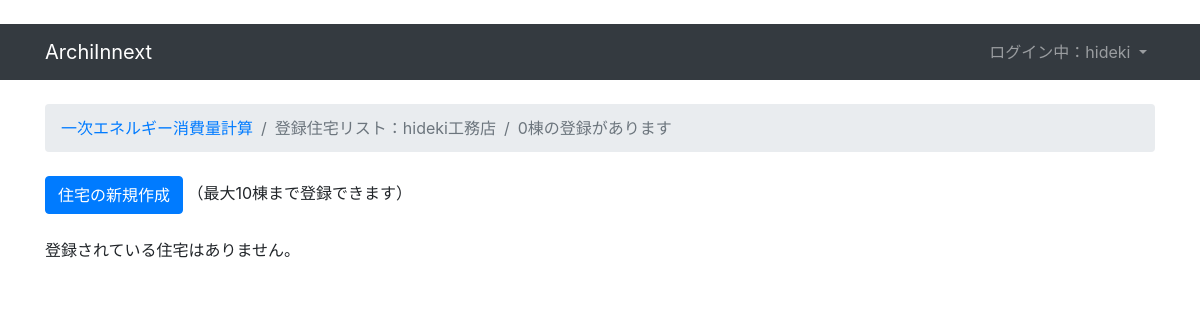
The page /builder/1/detail/ (signed in) on the database as committed earlier.
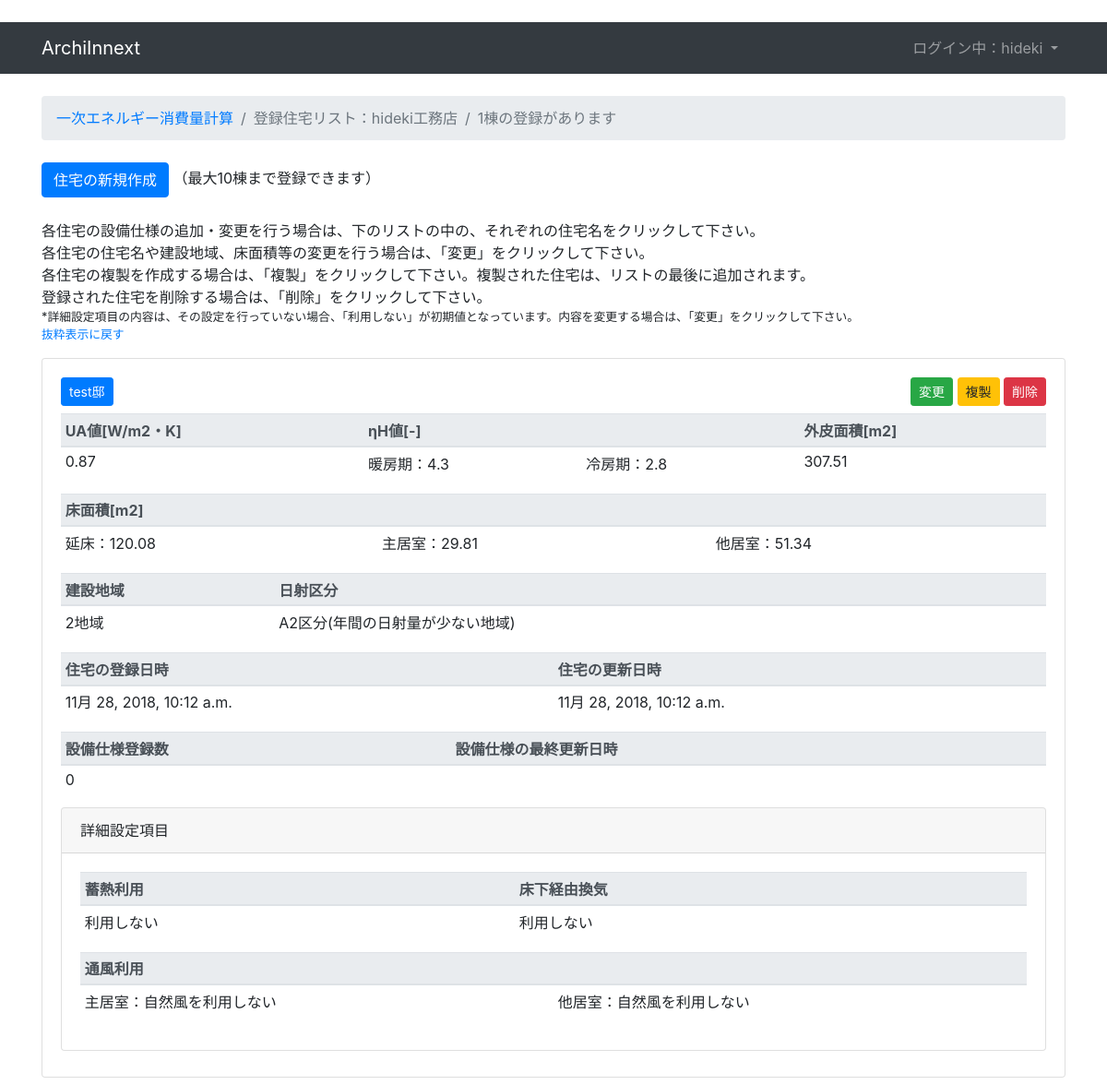
The same page on the database as committed later.
### pecbyapi/models.py (models this page shows, shortened)
class HouseBasic(models.Model):
    builder = models.ForeignKey(HouseBuilder, on_delete=models.CASCADE, related_name='houses')
    name = models.CharField('住宅名', max_length=200, default="○○○○邸", help_text="住宅名を入力してください（最大100字）")
    create_date = models.DateTimeField('住宅登録日時', auto_now_add=True)
    update_date = models.DateTimeField('住宅更新日時', auto_now=True)
    REGION_LIST = (
        ('1', '1地域'),
        ('2', '2地域'),
        ('3', '3地域'),
        ('4', '4地域'),
        ('5', '5地域'),
        ('6', '6地域'),
        ('7', '7地域'),
        ('8', '8地域'),
    )
    region = models.CharField(
        '建設地域', max_length=1, choices=REGION_LIST, blank=False, default="2",
        help_text="省エネルギー基準地域区分（1～8）を指定してください。")
    ANNUALSOLARLEVEL_LIST = (
        ('A1', 'A1区分(年間の日射量が特に少ない地域)'),
        ('A2', 'A2区分(年間の日射量が少ない地域)'),
        ('A3', 'A3区分(年間の日射量が中程度の地域)'),
        ('A4', 'A4区分(年間の日射量が多い地域)'),
        ('A5', 'A5区分(年間の日射量が特に多い地域)'),
    )
    annual_solar_level = models.CharField(
        '日射地域区分', max_length=2, choices=ANNUALSOLARLEVEL_LIST, blank=False, default="A2",
        help_text="年間日射地域区分（A1～A5）を指定してください。")
    HEATSTORAGE_LIST = (
        ('HeatStorage', '利用する'),
        ('None', '利用しない'),
    )
    heat_storage = models.CharField(
        '蓄熱利用', max_length=11, choices=HEATSTORAGE_LIST, blank=False, default="None",
        help_text="蓄熱利用の有無を指定してください。")
    UNDERFLOORVENTILATION_LIST = (
        ('AlwaysOn', '通年利用する'),
        ('None', '利用しない'),
    )
    under_floor_ventilation = models.CharField(
        '床下経由換気の採用', max_length=8, choices=UNDERFLOORVENTILATION_LIST, blank=False, default="None",
        help_text="床下換気システム利用の有無を指定してください。")
    under_floor_ventilation_area_rate = models.IntegerField(
        '床下経由換気の面積割合[%]', default=0, blank=False,
        help_text="外気が経由する床下の面積の割合を％(1～100までの整数)で入力してください。")
    NATURALWIND_LIST = (
        ('0', '自然風を利用しない'),
        ('5', '自然風を利用する（換気回数5回/h相当以上）'),
        ('20', '自然風を利用する（換気回数20回/h相当以上）'),
    )
    ldk_natural_wind = models.CharField(
        '主居室の通風利用', max_length=2, choices=NATURALWIND_LIST, blank=False, default="0",
        help_text="主居室の自然風による1時間あたりの換気回数を指定してください。")
    oth_natural_wind = models.CharField(
        '他居室の通風利用', max_length=2, choices=NATURALWIND_LIST, blank=False, default="0",
        help_text="他居室の自然風による1時間あたりの換気回数を指定してください。")
    total_area = models.DecimalField(
        '延床面積[m2]', max_digits=5, decimal_places=2, default=120.08,
        help_text="延床面積（主居室、他居室、非居室の合計）を、小数点以下2桁まで入力して下さい。")
    ldk_area = models.DecimalField(
        '主居室床面積[m2]', max_digits=5, decimal_places=2, default=29.81,
        help_text="主居室の床面積を、小数点以下2桁まで入力して下さい。")
    oth_area = models.DecimalField(
        '他居室床面積[m2]', max_digits=5, decimal_places=2, default=51.34,
        help_text="他居室の床面積を、小数点以下2桁まで入力して下さい。")
    total_envelope_area = models.DecimalField(
        '外皮面積の合計[m2]', max_digits=5, decimal_places=2, default=307.51,
        help_text="天井、外壁、床、開口部等、すべての外皮面積の合計を、小数点以下2桁まで入力して下さい。")
    ua_value = models.DecimalField(
        'UA値[W/m2・K]', max_digits=3, decimal_places=2, default=0.87,
        help_text="外皮平均熱貫流率(UA値)を、小数点以下2桁まで入力して下さい。")
    winter_ha_value = models.DecimalField(
        '暖房期ηAH値[-]', max_digits=2, decimal_places=1, default=4.3,
        help_text="暖房期平均日射熱取得率(ηAH値)を、小数点以下1桁まで入力して下さい。")
    summer_ha_value = models.DecimalField(
        '冷房期ηAC値[-]', max_digits=2, decimal_places=1, default=2.8,
        help_text="冷房期平均日射熱取得率(ηAC値)を、小数点以下1桁まで入力して下さい。")
    def get_registered_specs(self):
        return HouseSpec.objects.filter(house=self).count()
    def get_last_updated(self):
        return HouseSpec.objects.filter(house=self).order_by('-update_date').first()

### pecbyapi/views.py (the view)
# urls.py: url(r'^builder/(?P<pk>\d+)/detail/$', views.house_list_detail, name='house_list_detail')
@login_required
def house_list_detail(request, pk):
    builder = get_object_or_404(HouseBuilder, pk=pk)
    houses = HouseBasic.objects.filter(builder=builder)
    context = {'builder': builder, 'house':houses}
    return render(request, 'house_list_detail.html', context)

### templates/house_list_detail.html (shortened to what the changed rows need)
﻿{% extends 'base.html' %}
{% block breadcrumb %}
  <li class="breadcrumb-item"><a href="{% url 'home' %}">一次エネルギー消費量計算</a></li>
  <li class="breadcrumb-item active">登録住宅リスト：{{ builder.name }}</li>
  <li class="breadcrumb-item active">{{ house.all.count }}棟の登録があります</li>
{% endblock %}
{% block content %}
  <div class="mb-4">
    <a href="{% url 'house_new' builder.pk %}" class="btn btn-primary" data-toggle="tooltip" data-placement="bottom" title="クリックすると住宅の新規作成画面に移ります">
    </a>
      （最大10棟まで登録できます）
  </div>
{% if house.all.count %}
    <p>
        各住宅の設備仕様の追加・変更を行う場合は、下のリストの中の、それぞれの住宅名をクリックして下さい。<br />
        各住宅の住宅名や建設地域、床面積等の変更を行う場合は、「変更」をクリックして下さい。<br />
        各住宅の複製を作成する場合は、「複製」をクリックして下さい。複製された住宅は、リストの最後に追加されます。<br />
        登録された住宅を削除する場合は、「削除」をクリックして下さい。<br />
    <small>
        *詳細設定項目の内容は、その設定を行っていない場合、「利用しない」が初期値となっています。内容を変更する場合は、「変更」をクリックして下さい。<br />
        <a href="{% url 'house_list' builder.pk %} ">抜粋表示に戻す</a>
    </small>
    </p>
{% for i in house.all %}
    <div class="card mb-2">
      <div class="card-body">
        <div class="row mb-2">
            <div class="col-8">
                <div>
                    <a href="{% url 'spec_list' builder.pk i.pk %}" class="btn btn-primary btn-sm" data-toggle="tooltip" data-placement="bottom" title="性能・設備仕様の追加・変更を行います">
                    {{ i.name }}
                    </a>
                </div>
            </div>
            <div class="col-4 text-right">
                <div>
                    <a href="{% url 'house_update_detail' builder.pk i.pk %}" class="btn btn-success btn-sm" data-toggle="tooltip" data-placement="bottom" title="住宅名や建設地域、床面積等の変更を行います">変更</a>
                    <a href="{% url 'house_copy' builder.pk i.pk %}" class="btn btn-warning btn-sm" data-toggle="tooltip" data-placement="bottom" title="複製された住宅はリストの最後に追加されます">複製</a>
                    <a href="{% url 'house_confirm_delete' builder.pk i.pk %}" class="btn btn-danger btn-sm" data-toggle="tooltip" data-placement="bottom" title="登録された住宅が削除されます">削除</a>
                </div>
            </div>
        </div>
        <table class="table table-sm">
            <thead class="thead-light">
                <tr>
                    <th>UA値[W/m2・K]</th>
                    <th colspan="2">ηH値[-]</th>
                    <th>外皮面積[m2]</th>
                </tr>
            </thead>
            <tbody>
                <tr>
                    <td>{{ i.ua_value }}</td>
                    <td>暖房期：{{ i.winter_ha_value }}</td>
                    <td>冷房期：{{ i.summer_ha_value }}</td>
                    <td>{{ i.total_envelope_area }}</td>
                </tr>
            </tbody>
        </table>
        <table class="table table-sm">
            <thead class="thead-light">
                <tr>
                    <th colspan="3">床面積[m2]</th>
                </tr>
            </thead>
            <tbody>
                <tr>
                    <td>延床：{{ i.total_area }}</td>
                    <td>主居室：{{ i.ldk_area }}</td>
                    <td>他居室：{{ i.oth_area }}</td>
                </tr>
            </tbody>
        </table>
        <table class="table table-sm">
            <thead class="thead-light">
                <tr>
                    <th>建設地域</th>
                    <th>日射区分</th>
                </tr>
            </thead>
            <tbody>
                <tr>
                    <td>{{ i.get_region_display }}</td>
                    <td>{{ i.get_annual_solar_level_display }}</td>
                </tr>
            </tbody>
        </table>
        <table class="table table-sm">
            <thead class="thead-light">
                <tr>
                    <th>住宅の登録日時</th>
                    <th>住宅の更新日時</th>
                </tr>
            </thead>
            <tbody>
                <tr>
                    <td>{{ i.create_date }}</td>
                    <td>{{ i.update_date }}</td>
                </tr>
            </tbody>
        </table>
        <table class="table table-sm">
            <thead class="thead-light">
                <tr>
                    <th>設備仕様登録数</th>
                    <th>設備仕様の最終更新日時</th>
                </tr>
            </thead>
            <tbody>
                <tr>
                    <td>{{ i.get_registered_specs }}</td>
                    <td>{{ i.get_last_updated.update_date }}</td>
                </tr>
            </tbody>
        </table>
        <div class="card mb-2">
            <div class="card-header">
                詳細設定項目
            </div>
            <div class="card-body">
                <table class="table table-sm">
                    <thead class="thead-light">
                        <tr>
                            <th>蓄熱利用</th>
                            <th>床下経由換気</th>
                        </tr>
                    </thead>
                    <tbody>
                        <tr>
                            <td>{{ i.get_heat_storage_display }}</td>
                            {% if i.under_floor_ventilation == 'AlwaysOn' %}
                                <td>{{ i.get_under_floor_ventilation_display }}（面積割合：{{ i.under_floor_ventilation_area_rate }}%）</td>
                            {% else %}
                                <td>{{ i.get_under_floor_ventilation_display }}</td>
                            {% endif %}
                        </tr>
                    </tbody>
                </table>
                <table class="table table-sm">
                    <thead class="thead-light">
                        <tr>
                            <th colspan="2">通風利用</th>
                        </tr>
                    </thead>
                    <tbody>
                        <tr>
                            <td>主居室：{{ i.get_ldk_natural_wind_display }}</td>
                            <td>他居室：{{ i.get_oth_natural_wind_display }}</td>
                        </tr>
                    </tbody>
                </table>
            </div>
        </div>
      </div>
    </div>
{% endfor %}
{% else %}
    <p>登録されている住宅はありません。</p>
{% endif %}
{% endblock %}

Rows that differ between the two databases and show on the page:
added HouseBasic: name "test邸", ua_value "0.87", winter_ha_value "4.3", summer_ha_value "2.8", total_envelope_area "307.51", total_area "120.08", ldk_area "29.81", oth_area "51.34", region "2地域", annual_solar_level "A2区分(年間の日射量が少ない地域)", create_date "11月 28, 2018, 10:12 a.m.", update_date "11月 28, 2018, 10:12 a.m.", get_registered_specs "0", heat_storage "利用しない", under_floor_ventilation "利用しない", ldk_natural_wind "自然風を利用しない", oth_natural_wind "自然風を利用しない"
Other text that changed with them:
{{ house.all.count }}: "0" → "1"
text no longer shown: "登録されている住宅はありません。"
text now shown: "各住宅の設備仕様の追加・変更を行う場合は、下のリストの中の、それぞれの住宅名をクリックして下さい。 各住宅の住宅名や建設地域、床面積等の変更を行う場合は、「変更」をクリックして下さい。 各住宅の複製を作成する場合は、「複製」をクリックして下さい。複製された住宅は、リストの最後に追加されます。 登録された住宅を削除する場合は、「削除」をクリックして下さい。 *詳細設定項目の内容は、その設定を行っていない場合、「利用しない」が初期値となっています。内容を変更する場合は、「変更」をクリックして下さい。 抜粋表示に戻す"
